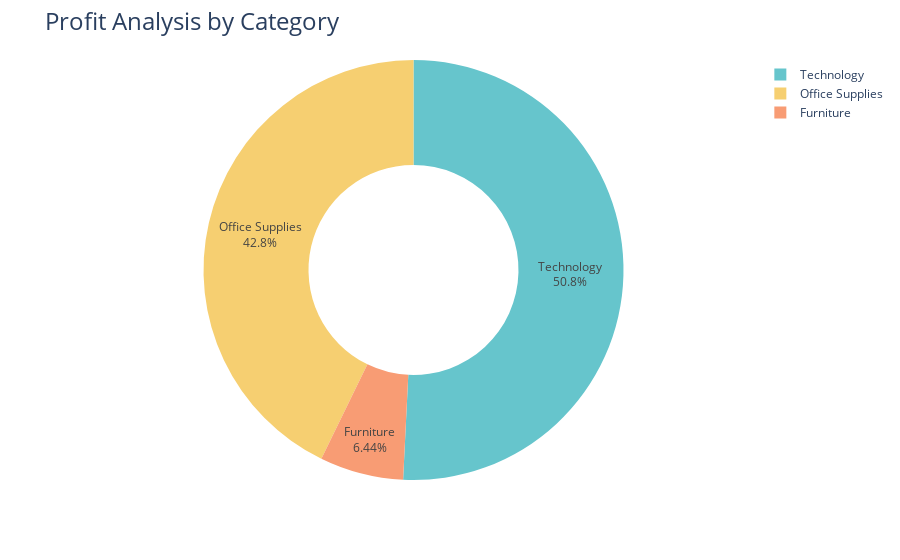

Notebook source saved alongside this figure:
### Markdown cell above
# Profit Analysis by Category

### Code cell
profit_by_category = data.groupby('Category')['Profit'].sum().reset_index()

fig = px.pie(profit_by_category, 
             values='Profit', 
             names='Category', 
             hole=0.5, 
             color_discrete_sequence=px.colors.qualitative.Pastel)

fig.update_traces(textposition='inside', textinfo='percent+label')
fig.update_layout(title_text='Profit Analysis by Category', title_font=dict(size=24))

fig.show()

### Figure 1 — Plotly figure (JSON) as saved in the notebook; plotly's stock layout.template omitted (floating-point values rounded to 4 significant figures)
{"data": [{"domain": {"x": [0, 1], "y": [0, 1]}, "hole": 0.5, "hovertemplate": "Category=%{label}<br>Profit=%{value}<extra></extra>", "labels": ["Furniture", "Office Supplies", "Technology"], "legendgroup": "", "name": "", "showlegend": true, "textinfo": "percent+label", "textposition": "inside", "type": "pie", "values": [18450.0, 122500.0, 145500.0]}], "layout": {"legend": {"tracegroupgap": 0}, "margin": {"t": 60}, "piecolorway": ["rgb(102, 197, 204)", "rgb(246, 207, 113)", "rgb(248, 156, 116)", "rgb(220, 176, 242)", "rgb(135, 197, 95)", "rgb(158, 185, 243)", "rgb(254, 136, 177)", "rgb(201, 219, 116)", "rgb(139, 224, 164)", "rgb(180, 151, 231)", "rgb(179, 179, 179)"], "title": {"font": {"size": 24}, "text": "Profit Analysis by Category"}}}
